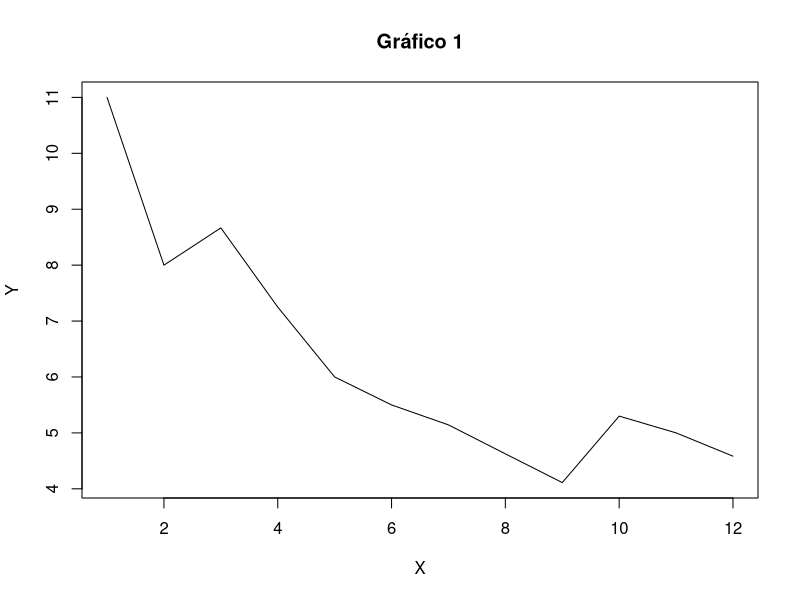
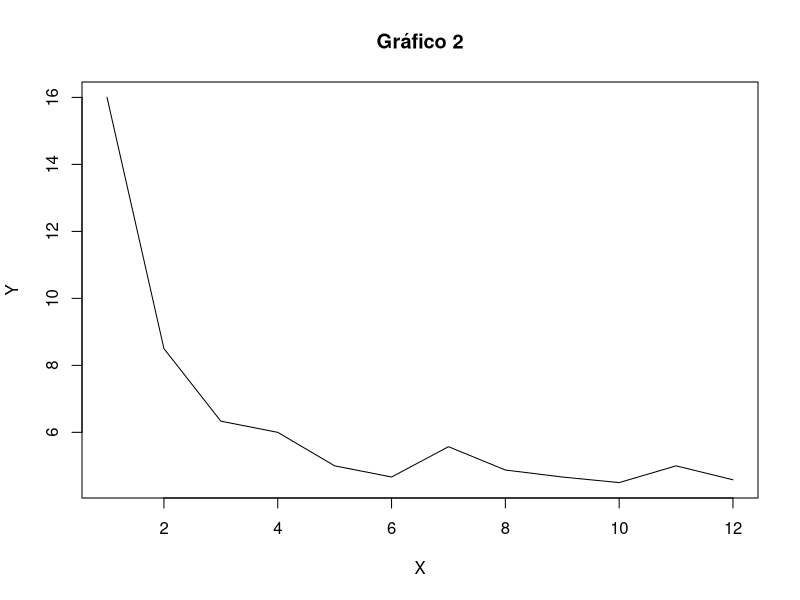
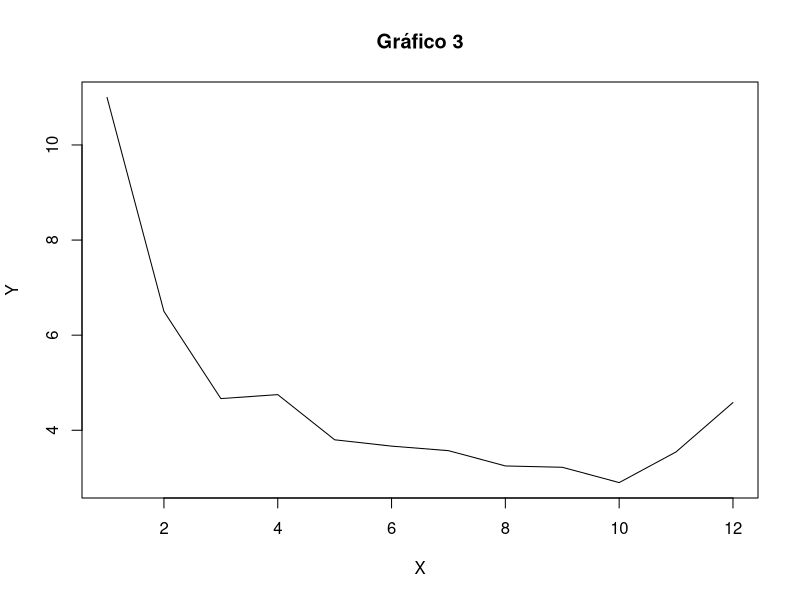
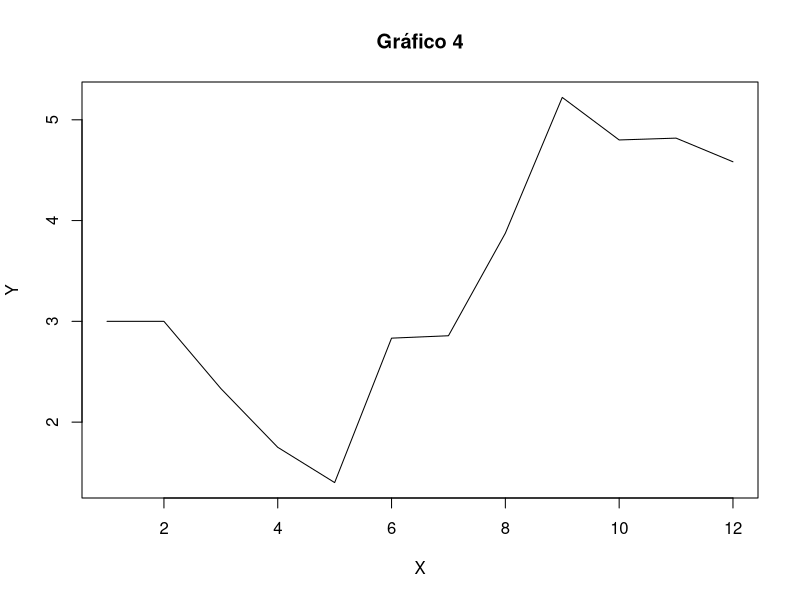
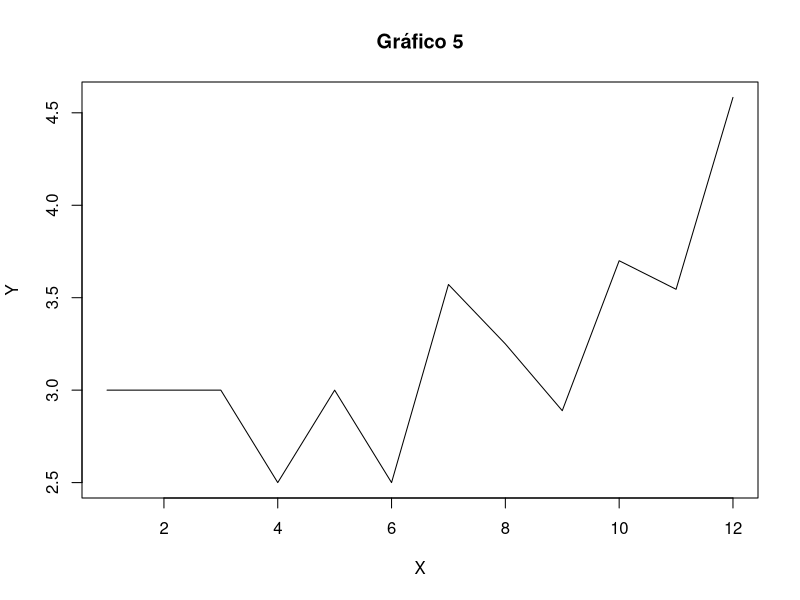
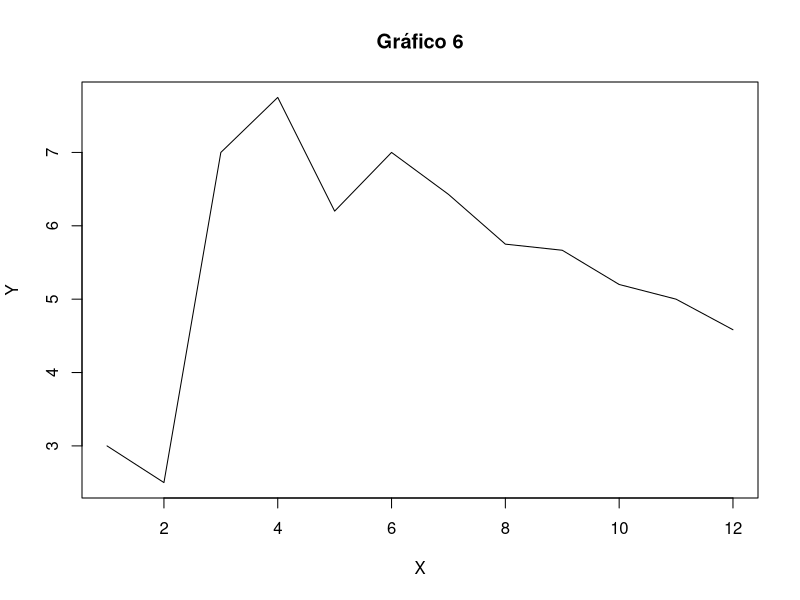
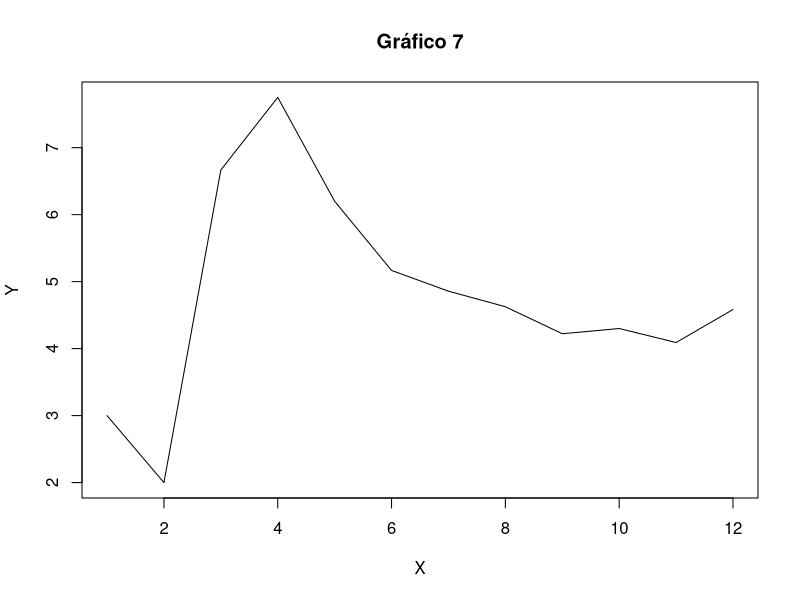
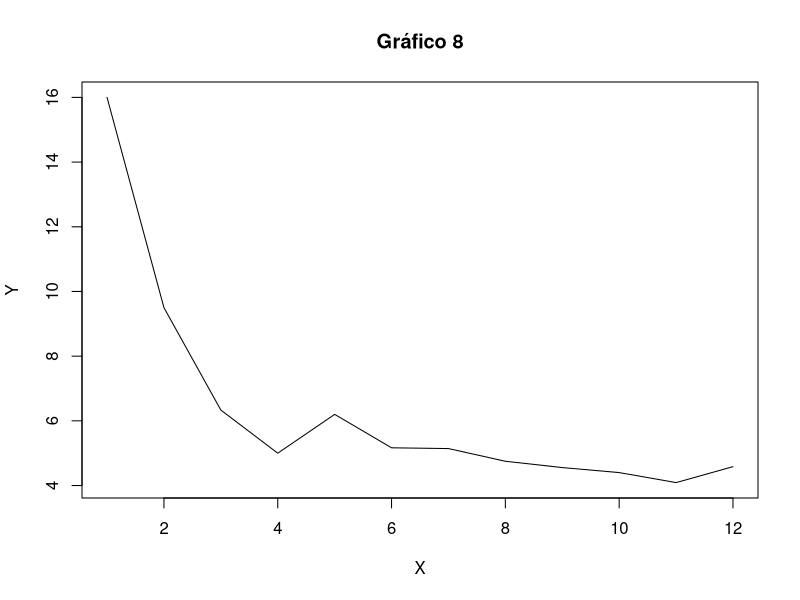

The R script that drew these images, in order:
## ---- chunk 1
#Paso1
library("readxl")
densidad_parcelas <- read_excel("data/conteo_taraxacum_1m.xlsx", sheet = "Hoja2", col_types = c("numeric","numeric"))

View(densidad_parcelas)
## ---- chunk 2
#Paso2
densidad_parcelas$Densidad_acum0 <- cumsum(densidad_parcelas$Individuos) / seq_along(densidad_parcelas$Individuos)

print(densidad_parcelas$Densidad_acum0)
## ---- chunk 3
#Paso3
generar_grafico <- function(datos, i) {
  # Código para generar el gráfico
  plot(datos, type = "l", main = paste("Gráfico", i), xlab = "X", ylab = "Y")
}

par(mfrow=c(1,1))
# Crear el primer gráfico
generar_grafico(densidad_parcelas$Densidad_acum0, 1)
## ---- chunk 4
#Paso4 y 5
for(i in 1:50) {
  aleatorio <- sample(densidad_parcelas$Individuos)
  densidad_parcelas[[paste0("Densidad_acum", i)]] <- cumsum(aleatorio) / seq_along(densidad_parcelas$Individuos)
  
  # Crear los gráficos
  generar_grafico(densidad_parcelas[[paste0("Densidad_acum", i)]], i+1)
}
  
## ---- chunk 5
#Bonus
# Crear un gráfico en blanco
plot(NULL, xlim=c(1, nrow(densidad_parcelas)), ylim=c(min(densidad_parcelas[grep("Densidad_acum", names(densidad_parcelas))]), 
     max(densidad_parcelas[grep("Densidad_acum", names(densidad_parcelas))])), 
     xlab="Número de observaciones", ylab="Densidad acumulada", 
     main="Resumen de Densidad Acumulada (50 Curvas)")

# Superponer las 14 curvas
for(i in 1:50) {
  lines(densidad_parcelas[[paste0("Densidad_acum", i)]], col=rainbow(50)[i])
}

# Añadir leyenda
legend("topright", legend=paste0("Curva ", 1:50), col=rainbow(50), lty=1, cex=0.2)

